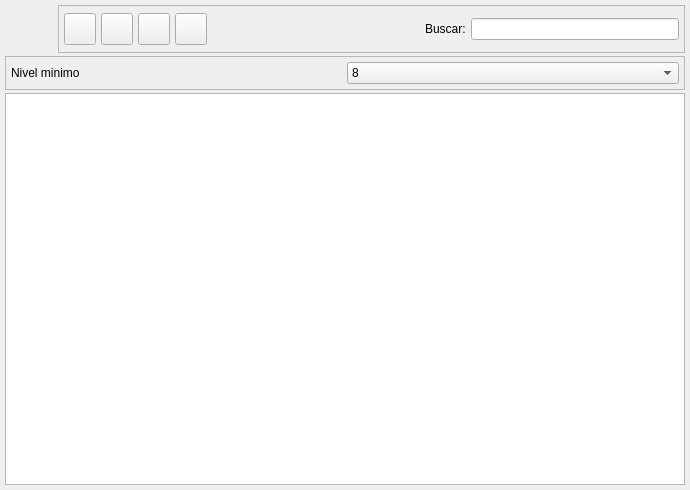
<ui version="4.0" >
 <author>Josep Maria Estopà Rey</author>
 <class>CuentaListBase</class>
 <widget class="QWidget" name="CuentaListBase" >
  <property name="enabled" >
   <bool>true</bool>
  </property>
  <property name="geometry" >
   <rect>
    <x>0</x>
    <y>0</y>
    <width>690</width>
    <height>490</height>
   </rect>
  </property>
  <property name="windowTitle" >
   <string>Articulos</string>
  </property>
  <property name="windowIcon" >
   <iconset resource="../../bulmages.qrc" >
    <normaloff>:/Images/product-list.svg</normaloff>:/Images/product-list.svg</iconset>
  </property>
  <layout class="QGridLayout" name="gridLayout_2" >
   <property name="margin" >
    <number>5</number>
   </property>
   <item row="0" column="0" >
    <layout class="QHBoxLayout" >
     <property name="spacing" >
      <number>5</number>
     </property>
     <property name="margin" >
      <number>0</number>
     </property>
     <item>
      <widget class="QLabel" name="label" >
       <property name="minimumSize" >
        <size>
         <width>48</width>
         <height>48</height>
        </size>
       </property>
       <property name="maximumSize" >
        <size>
         <width>48</width>
         <height>48</height>
        </size>
       </property>
       <property name="text" >
        <string/>
       </property>
       <property name="pixmap" >
        <pixmap resource="../../bulmages.qrc" >:/Images/account.svg</pixmap>
       </property>
       <property name="scaledContents" >
        <bool>true</bool>
       </property>
      </widget>
     </item>
     <item>
      <widget class="QFrame" name="m_botonera" >
       <property name="frameShape" >
        <enum>QFrame::StyledPanel</enum>
       </property>
       <property name="frameShadow" >
        <enum>QFrame::Raised</enum>
       </property>
       <layout class="QHBoxLayout" >
        <property name="spacing" >
         <number>5</number>
        </property>
        <property name="margin" >
         <number>5</number>
        </property>
        <item>
         <widget class="QToolButton" name="mui_imprimir" >
          <property name="minimumSize" >
           <size>
            <width>32</width>
            <height>32</height>
           </size>
          </property>
          <property name="maximumSize" >
           <size>
            <width>32</width>
            <height>32</height>
           </size>
          </property>
          <property name="toolTip" >
           <string>Imprimir listado</string>
          </property>
          <property name="whatsThis" >
           <string>Imprimir listado</string>
          </property>
          <property name="text" >
           <string/>
          </property>
          <property name="icon" >
           <iconset resource="../../bulmages.qrc" >
            <normaloff>:/Images/document-print.svg</normaloff>:/Images/document-print.svg</iconset>
          </property>
          <property name="iconSize" >
           <size>
            <width>32</width>
            <height>32</height>
           </size>
          </property>
         </widget>
        </item>
        <item>
         <widget class="QToolButton" name="mui_filtrar" >
          <property name="minimumSize" >
           <size>
            <width>32</width>
            <height>32</height>
           </size>
          </property>
          <property name="maximumSize" >
           <size>
            <width>32</width>
            <height>32</height>
           </size>
          </property>
          <property name="toolTip" >
           <string>Filtrar listado</string>
          </property>
          <property name="whatsThis" >
           <string>Filtrar listado</string>
          </property>
          <property name="text" >
           <string/>
          </property>
          <property name="icon" >
           <iconset resource="../../bulmages.qrc" >
            <normaloff>:/Images/edit-find.svg</normaloff>:/Images/edit-find.svg</iconset>
          </property>
          <property name="iconSize" >
           <size>
            <width>32</width>
            <height>32</height>
           </size>
          </property>
          <property name="checkable" >
           <bool>true</bool>
          </property>
         </widget>
        </item>
        <item>
         <widget class="QToolButton" name="mui_configurar" >
          <property name="minimumSize" >
           <size>
            <width>32</width>
            <height>32</height>
           </size>
          </property>
          <property name="maximumSize" >
           <size>
            <width>32</width>
            <height>32</height>
           </size>
          </property>
          <property name="toolTip" >
           <string>Configurar listado</string>
          </property>
          <property name="whatsThis" >
           <string>Configurar listado</string>
          </property>
          <property name="text" >
           <string/>
          </property>
          <property name="icon" >
           <iconset resource="../../bulmages.qrc" >
            <normaloff>:/Images/document-properties.svg</normaloff>:/Images/document-properties.svg</iconset>
          </property>
          <property name="iconSize" >
           <size>
            <width>32</width>
            <height>32</height>
           </size>
          </property>
          <property name="checkable" >
           <bool>true</bool>
          </property>
         </widget>
        </item>
        <item>
         <widget class="QToolButton" name="mui_actualizar" >
          <property name="minimumSize" >
           <size>
            <width>32</width>
            <height>32</height>
           </size>
          </property>
          <property name="maximumSize" >
           <size>
            <width>32</width>
            <height>32</height>
           </size>
          </property>
          <property name="toolTip" >
           <string>Actualizar listado</string>
          </property>
          <property name="whatsThis" >
           <string>Actualizar listado</string>
          </property>
          <property name="text" >
           <string/>
          </property>
          <property name="icon" >
           <iconset resource="../../bulmages.qrc" >
            <normaloff>:/Images/view-refresh.svg</normaloff>:/Images/view-refresh.svg</iconset>
          </property>
          <property name="iconSize" >
           <size>
            <width>32</width>
            <height>32</height>
           </size>
          </property>
         </widget>
        </item>
        <item>
         <widget class="QFrame" name="mui_plugbotones" >
          <property name="sizePolicy" >
           <sizepolicy vsizetype="Preferred" hsizetype="Minimum" >
            <horstretch>0</horstretch>
            <verstretch>0</verstretch>
           </sizepolicy>
          </property>
          <property name="frameShape" >
           <enum>QFrame::NoFrame</enum>
          </property>
          <property name="frameShadow" >
           <enum>QFrame::Plain</enum>
          </property>
          <property name="lineWidth" >
           <number>0</number>
          </property>
         </widget>
        </item>
        <item>
         <spacer>
          <property name="orientation" >
           <enum>Qt::Horizontal</enum>
          </property>
          <property name="sizeType" >
           <enum>QSizePolicy::Expanding</enum>
          </property>
          <property name="sizeHint" stdset="0" >
           <size>
            <width>161</width>
            <height>34</height>
           </size>
          </property>
         </spacer>
        </item>
        <item>
         <widget class="QLabel" name="textLabel1" >
          <property name="text" >
           <string>Buscar:</string>
          </property>
         </widget>
        </item>
        <item>
         <widget class="QLineEdit" name="m_filtro" >
          <property name="minimumSize" >
           <size>
            <width>150</width>
            <height>0</height>
           </size>
          </property>
         </widget>
        </item>
       </layout>
      </widget>
     </item>
    </layout>
   </item>
   <item row="1" column="0" >
    <widget class="QFrame" name="m_busqueda" >
     <property name="frameShape" >
      <enum>QFrame::StyledPanel</enum>
     </property>
     <property name="frameShadow" >
      <enum>QFrame::Raised</enum>
     </property>
     <layout class="QGridLayout" name="gridLayout" >
      <item row="0" column="0" >
       <layout class="QHBoxLayout" name="horizontalLayout" >
        <item>
         <widget class="QLabel" name="label_2" >
          <property name="text" >
           <string>Nivel minimo</string>
          </property>
         </widget>
        </item>
        <item>
         <widget class="QComboBox" name="mui_nivel" >
          <property name="minimumSize" >
           <size>
            <width>150</width>
            <height>0</height>
           </size>
          </property>
          <item>
           <property name="text" >
            <string>8</string>
           </property>
          </item>
          <item>
           <property name="text" >
            <string>7</string>
           </property>
          </item>
          <item>
           <property name="text" >
            <string>1</string>
           </property>
          </item>
          <item>
           <property name="text" >
            <string>2</string>
           </property>
          </item>
          <item>
           <property name="text" >
            <string>3</string>
           </property>
          </item>
          <item>
           <property name="text" >
            <string>4</string>
           </property>
          </item>
          <item>
           <property name="text" >
            <string>5</string>
           </property>
          </item>
          <item>
           <property name="text" >
            <string>6</string>
           </property>
          </item>
         </widget>
        </item>
       </layout>
      </item>
     </layout>
    </widget>
   </item>
   <item row="2" column="0" >
    <widget class="CuentaListSubForm" name="mui_list" />
   </item>
  </layout>
 </widget>
 <layoutdefault spacing="3" margin="5" />
 <customwidgets>
  <customwidget>
   <class>CuentaListSubForm</class>
   <extends>QTableWidget</extends>
   <header>cuentalistview.h</header>
  </customwidget>
 </customwidgets>
 <tabstops>
  <tabstop>mui_list</tabstop>
 </tabstops>
 <resources>
  <include location="../../bulmages.qrc" />
 </resources>
 <connections>
  <connection>
   <sender>mui_filtrar</sender>
   <signal>toggled(bool)</signal>
   <receiver>m_busqueda</receiver>
   <slot>setShown(bool)</slot>
   <hints>
    <hint type="sourcelabel" >
     <x>241</x>
     <y>39</y>
    </hint>
    <hint type="destinationlabel" >
     <x>201</x>
     <y>71</y>
    </hint>
   </hints>
  </connection>
 </connections>
</ui>
